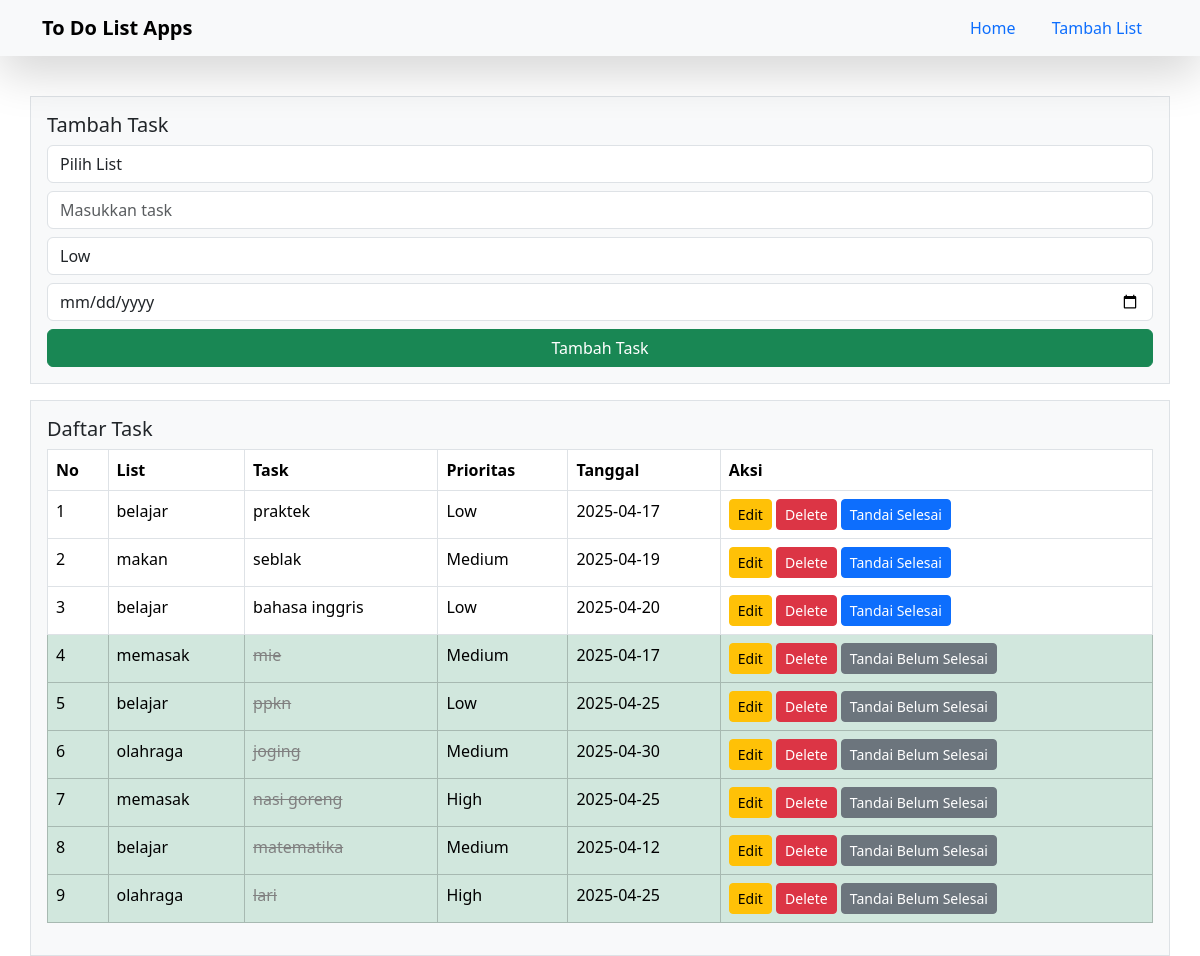
The page / on the database its author committed.
### tables this page shows
CREATE TABLE `tasks` (
  `id` int(11) NOT NULL,
  `list_id` int(11) NOT NULL,
  `task` text NOT NULL,
  `priority` int(11) DEFAULT 1,
  `due_date` date NOT NULL,
  `status` tinyint(1) DEFAULT 0
);

CREATE TABLE `lists` (
  `id` int(11) NOT NULL,
  `name` varchar(100) NOT NULL
);

### index.php (the view, shortened to what this page needs)
<?php
$koneksi = mysqli_connect('localhost', 'root', '', 'ukk2025_todolist');
$tasks = mysqli_query($koneksi, "SELECT tasks.*, lists.name AS list_name FROM tasks JOIN lists ON tasks.list_id = lists.id ORDER BY FIELD(tasks.status, '0', '1'), tasks.id DESC");
?>
<!DOCTYPE html>
<html lang="id">
<head>
    <link href="https://cdn.jsdelivr.net/npm/bootstrap@5.3.3/dist/css/bootstrap.min.css" rel="stylesheet">
</head>
<body>
<nav class="navbar shadow-lg fixed-top bg-light">
    <div class="container">
        <a class="navbar-brand fw-bold" href="#">To Do List Apps</a>
        <div class="ms-auto">
            <a href="index.php" class="text-decoration-none mx-3">Home</a>
            <a href="tambah_list.php" class="text-decoration-none mx-3">Tambah List</a>
        </div>
    </div>
</nav>
<div class="container mt-5 pt-5">
    <div class="row">
        <div class="border p-3 bg-light">
            <h5>Tambah Task</h5>
            <form method="POST">
                <select name="list_id" class="form-control" required>
                    <option value="">Pilih List</option>
                </select>
                <input type="text" name="task" class="form-control mt-2" placeholder="Masukkan task" required>
                <select name="priority" class="form-control mt-2">
                    <option value="1">Low</option>
                </select>
                <input type="date" name="due_date" class="form-control mt-2" required min="<?= date('Y-m-d'); ?>">
                <button type="submit" class="btn btn-success w-100 mt-2" name="add_task">Tambah Task</button>
            </form>
        </div>
        <div class="border p-3 bg-light mt-3">
            <h5>Daftar Task</h5>
            <table class="table table-bordered">
                <thead>
                    <tr>
                        <th>No</th>
                        <th>List</th>
                        <th>Task</th>
                        <th>Prioritas</th>
                        <th>Tanggal</th>
                        <th>Aksi</th>
                    </tr>
                </thead>
                <tbody>
                <?php $no = 1; while ($task = mysqli_fetch_assoc($tasks)) : ?>
                    <?php
                        $is_done = ($task['status'] == 1);
                        $row_class = $is_done ? 'table-success' : '';
                        $task_style = $is_done ? 'text-decoration: line-through; color: gray;' : '';
                    ?>
                    <tr class="<?= $row_class; ?>">
                        <td><?= $no++; ?></td>
                        <td><?= $task['list_name']; ?></td>
                        <td style="<?= $task_style; ?>"><?= $task['task']; ?></td>
                        <td><?= ['Low', 'Medium', 'High'][$task['priority'] - 1]; ?></td>
                        <td><?= $task['due_date']; ?></td>
                        <td>
                            <a href="#" data-bs-toggle="modal" data-bs-target="#editTaskModal<?= $task['id']; ?>" class="btn btn-warning btn-sm">Edit</a>
                            <a href="?delete_task=<?= $task['id']; ?>" class="btn btn-danger btn-sm" onclick="return confirm('Yakin ingin menghapus task ini?')">Delete</a>
                            <a href="?toggle_status=<?= $task['id']; ?>" class="btn btn-sm <?= $is_done ? 'btn-secondary' : 'btn-primary'; ?>">
                                <?= $is_done ? 'Tandai Belum Selesai' : 'Tandai Selesai'; ?>
                            </a>
                        </td>
                    </tr>
                <?php endwhile; ?>
                </tbody>
            </table>
        </div>
    </div>
</div>
</body>
</html>

### rows shown on the page
tasks: list.name "belajar", task "praktek", priority "Low", due_date "2025-04-17", status "Tandai Selesai"
tasks: list.name "makan", task "seblak", priority "Medium", due_date "2025-04-19", status "Tandai Selesai"
tasks: list.name "belajar", task "bahasa inggris", priority "Low", due_date "2025-04-20", status "Tandai Selesai"
tasks: list.name "memasak", task "mie", priority "Medium", due_date "2025-04-17", status "Tandai Belum Selesai"
tasks: list.name "belajar", task "ppkn", priority "Low", due_date "2025-04-25", status "Tandai Belum Selesai"
tasks: list.name "olahraga", task "joging", priority "Medium", due_date "2025-04-30", status "Tandai Belum Selesai"
tasks: list.name "memasak", task "nasi goreng", priority "High", due_date "2025-04-25", status "Tandai Belum Selesai"
tasks: list.name "belajar", task "matematika", priority "Medium", due_date "2025-04-12", status "Tandai Belum Selesai"
tasks: list.name "olahraga", task "lari", priority "High", due_date "2025-04-25", status "Tandai Belum Selesai"
